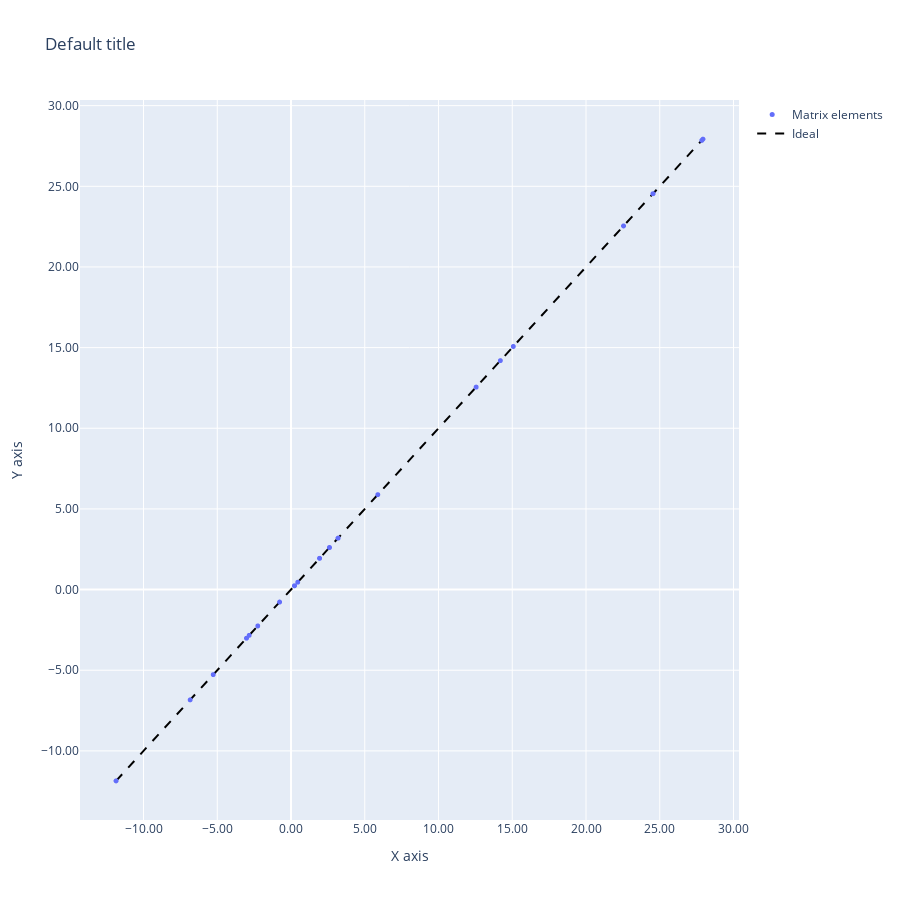

Notebook code cell kept with this figure:
### Code cell
# Separate onsites from hoppings
data = load("../scripts/coo_matrix_2atm.joblib")
matrix = data['coo_matrix']
path = data["path"][0]
geometry = sisl.get_sile(".."/ path / "aiida.fdf").read_geometry()

onsite_values = []
onsite_labels = []
hopping_values = []
hopping_labels = []
labels = []
for j in range(len(matrix.data)):
    row = matrix.row[j]
    col = matrix.col[j]
    orb_in = orbitals[col % n_orbs]
    orb_out = orbitals[row % n_orbs]
    isc = str(geometry.o2isc(col))

    # Join altogether
    label = ''.join([orb_in, " -> ", orb_out, " ", isc])

    # Store
    if isc == '[0 0 0]' and row == col:
        onsite_values.append(matrix.data[j])
        onsite_labels.append(label)
    else:
        hopping_values.append(matrix.data[j])
        hopping_labels.append(label)

plot_diagonal(
    onsite_values, onsite_values, onsite_labels, # 1D array of elements.
    filepath=None
)

### Figure 1 — Plotly figure (JSON) as saved in the notebook; plotly's stock layout.template omitted (floating-point values rounded to 4 significant figures)
{"data": [{"marker": {"line": {"width": 0}, "size": 5}, "mode": "markers", "name": "Matrix elements", "text": ["s1 -> s1 [0 0 0]", "s2 -> s2 [0 0 0]", "py1 -> py1 [0 0 0]", "pz1 -> pz1 [0 0 0]", "px1 -> px1 [0 0 0]", "py2 -> py2 [0 0 0]", "pz2 -> pz2 [0 0 0]", "px2 -> px2 [0 0 0]", "Pdxy -> Pdxy [0 0 0]", "Pdyz -> Pdyz [0 0 0]", "Pdz2 -> Pdz2 [0 0 0]", "Pdxz -> Pdxz [0 0 0]", "Pdx2-y2 -> Pdx2-y2 [0 0 0]", "s1 -> s1 [0 0 0]", "s2 -> s2 [0 0 0]", "py1 -> py1 [0 0 0]", "pz1 -> pz1 [0 0 0]", "px1 -> px1 [0 0 0]", "py2 -> py2 [0 0 0]", "pz2 -> pz2 [0 0 0]", "px2 -> px2 [0 0 0]", "Pdxy -> Pdxy [0 0 0]", "Pdyz -> Pdyz [0 0 0]", "Pdz2 -> Pdz2 [0 0 0]", "Pdxz -> Pdxz [0 0 0]", "Pdx2-y2 -> Pdx2-y2 [0 0 0]"], "type": "scattergl", "x": [-11.86, -6.837, 0.235, -2.838, 0.235, 2.606, 0.4567, 2.606, 27.92, 24.54, 22.54, 24.54, 27.85, -5.274, -2.254, 1.938, -3.017, 1.938, 3.19, -0.7742, 3.19, 15.07, 12.55, 5.884, 12.55, 14.19], "y": [-11.86, -6.837, 0.235, -2.838, 0.235, 2.606, 0.4567, 2.606, 27.92, 24.54, 22.54, 24.54, 27.85, -5.274, -2.254, 1.938, -3.017, 1.938, 3.19, -0.7742, 3.19, 15.07, 12.55, 5.884, 12.55, 14.19]}, {"line": {"color": "black", "dash": "dash"}, "mode": "lines", "name": "Ideal", "type": "scatter", "x": [-11.86, 27.92], "y": [-11.86, 27.92]}], "layout": {"height": 900, "title": {"text": "Default title"}, "width": 900, "xaxis": {"tickformat": ".2f", "title": {"text": "X axis"}}, "yaxis": {"tickformat": ".2f", "title": {"text": "Y axis"}}}}
